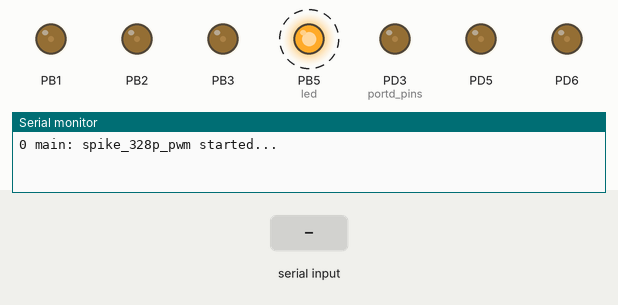
This program was run on a simulated ATmega328P, built with avr-gcc and emulated at 8 MHz. Shown: output pins drawn as LEDs (lit = HIGH), the last lines printed to the serial monitor. Dashed ring = blinking. The test bench sets the inputs (shaded band).

Above: at 1.1 s.
1.3 s: "90,45\n" received over Serial
At 1.51 s:
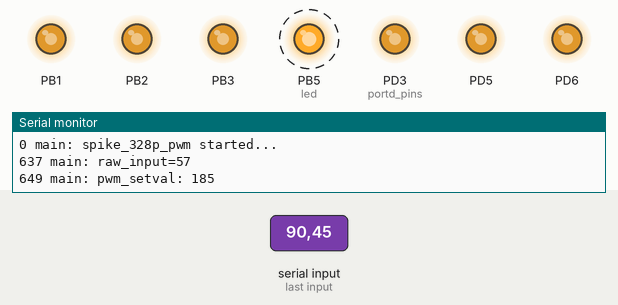
Timing chart, 0 to 10.3 s (numbered marks = the images above; inputs shaded):
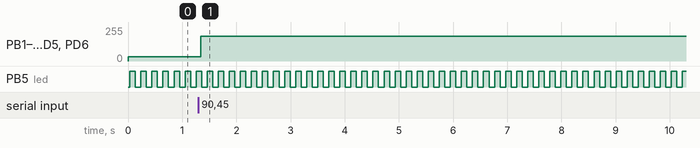

The program:

main.c
```c
/*
 * main.c
 *
 *  Created on: Oct 13, 2014
 *      Author: jcobb
 */

// BUG FOR MISSING SYMBOLS
// https://bugs.eclipse.org/bugs/show_bug.cgi?id=364227


#define F_CPU	8000000


#include <avr/io.h>
#include <avr/interrupt.h>
#include <avr/pgmspace.h>
#include <util/delay.h>
#include "util/defines.h"
#include "util/clock.h"
#include "util/log.h"
#include "term/term.h"
#include "pwm/pwm.h"
#include "pwm/fast_pwm.h"
#include "pwm/soft_pwm.h"
#include "led/led.h"


// timeout helper
volatile clock_time_t future = 0;
bool timeout();
void set_timer(clock_time_t timeout);


// log debugging
static const char _tag[] PROGMEM = "main: ";
volatile char main_term_in = 0;

static void pwm_handle_intput(uint8_t input);

void terminal_in_cb(uint8_t c)
{
	main_term_in = c;
}


int main() {


	led_init();
	debug_init(terminal_in_cb);
	//debug_init(fast_pwm_terminal_in_cb);
	pwm_init(); // May interfere with clock or other clock driven sources
	//fast_pwm_init();

	LOG("spike_328p_pwm started...\r\n");


	// TODO: DO NOT init_clock! pwm.c emulates the isr routine to update
	// the timer in clock.c
	//clock_init(); // May interfere with pwm or other clock driven sources

	sei();

	uint8_t duty_cycle = 1;

	while (1) {

		//fast_pwm_tick();

		if(main_term_in > 0) {
			pwm_handle_intput(main_term_in);
			main_term_in = 0;
		}
		pwm_tick();


		if(timeout()) {
			led_tick();
			set_timer(50);
		}

		_delay_ms(1);
	}

	return 0;
}
#define duty_min 185
#define duty_max 255

volatile uint8_t duty = duty_min;

static void pwm_handle_intput(uint8_t input)
{
	//uint8_t idx = (uint8_t) (input - '0');

	LOG("raw_input=%d\r\n", input);

	// handle input pulsing full range
	if(input == 49 || input == 49) {
		duty++;
		if(duty == duty_max) {
			duty = duty_max;
		}
	}
	else if(input == 48 || input == 48)  {
		duty--;
		if(duty < duty_min) {
			duty = duty_min;
		}

	}


	pwm_setval(duty, 0);
	pwm_setval(duty, 1);
	pwm_setval(duty, 2);
	pwm_setval(duty, 3);
	pwm_setval(duty, 4);
	pwm_setval(duty, 5);

	LOG("pwm_setval: %d\r\n", duty);
}

void set_timer(clock_time_t timeout)
{
	future = clock_time() + timeout;
}

// timeout routine to demonstrate clock_time
// being kept by pwm isr interrupt
bool timeout()
{
	bool timeout = false;

	if(clock_time() >= future)
	{
		set_timer(1000);
		timeout = true;

	}

	return timeout;
}
```

led.c
```c
/*
 * led.c
 *
 *  Created on: Oct 20, 2014
 *      Author: jcobb
 */
#include <avr/io.h>
#include "led.h"


void led_init()
{
	DDRB |= _BV(PB5);
}

void led_tick()
{

	PORTB ^= _BV(PB5);
}
```

led.h
```c
/*
 * led.h
 *
 *  Created on: Oct 20, 2014
 *      Author: jcobb
 */

#ifndef LED_H_
#define LED_H_

void led_init();
void led_tick();

#endif /* LED_H_ */
```

fast_pwm.c
```c
/*
 * fast_pwm.c
 *
 *  Created on: Nov 11, 2014
 *      Author: jcobb
 */
#include <avr/pgmspace.h>
#include <stdbool.h>
#include <avr/interrupt.h>
#include <avr/io.h>
#include <util/delay.h>
#include "../util/clock.h"
#include "../util/log.h"
#include "pwm.h"
#include "fast_pwm.h"

// code based upon Patrick Hood-Daniel's http://www.youtube.com/watch?v=9WeewNNGs5E
// Microcontrollers - AVR - Controlling a Hobby Servo Using the Internal PWM


// p. 133 datasheet
// Waveform Generation Mode (WGM Mode 14) = Fast PWM  set bits WGM13 WGM12 WGM11
// counts 0 to top of ICR1

// Period ICR1 =19,999
// Prescalar
// Output Mode Inverted COM1A1 COM1A0 establishes OCR1A as output
// Set ICR 19999 - 2000 to get 2ms. (Servo is good between 2000 and 1000)


// Servo operating frequency 50Hz
// 8Mhz Clock
// Clock div 8 takes speed to 1Mhz
// Servo operates at 50Hz
// Clock/prescalar/servo_speed
// 8,000,000/8/50 = 20,000 cycles or 20ms.
// 0-19,999

// log debugging
static const char _tag[] PROGMEM = "fast_pwm: ";

static volatile char term_in = 0;

// input handler
static void handle_input(uint8_t input);

// timeout helper
static volatile clock_time_t future = 0;
static void set_timer(clock_time_t timeout);
static bool timeout();

static bool sweep = false;
static uint8_t sweep_direction = 0;
static void servo_sweep();

#define DUTY_MIN 	800
#define DUTY_MAX	2200
#define DUTY_MID	(DUTY_MAX-DUTY_MIN)/2
#define DUTY_STEP 	(DUTY_MAX-DUTY_MIN)/180

uint16_t duty_cycle = DUTY_MIN;

void fast_pwm_init()
{
	// setup our terminal callback
	debug_init(fast_pwm_terminal_in_cb);

	// Set PB1 pin
	DDRB |= _BV(DDB1);

	// WGM Mode 14
	TCCR1A |=  _BV(WGM11);
	TCCR1B |= _BV(WGM13) | _BV(WGM12);

	// Set output from OCR1A to be inverted
	TCCR1A |= _BV(COM1A0) | _BV(COM1A1);

	// Prescalar Clock/8
	TCCR1B |= _BV(CS11);

	// Set top count to
	ICR1 = 19999;

	// set to 2ms. pulse
	OCR1A = 19999-2000; // 18,000

}

void fast_pwm_tick()
{
	if(term_in > 0) {
		handle_input(term_in);
		term_in = 0;
	}

	if(timeout()) {
		// simple servo sweep test
		if(sweep)
			servo_sweep();

	}
}

void fast_pwm_setval(uint16_t val, uint8_t channel)
{
	OCR1A = ICR1 - val;
}

void fast_pwm_terminal_in_cb(uint8_t c)
{
	term_in = c;
}

static void handle_input(uint8_t input)
{
	LOG("raw_input=%d\r\n", input);

	if((char*) input == 's') {
		sweep = true;
		return;
	} else {
		sweep = false;
	}

	// handle input 0-9 pulsing full range
	if(input >=48 && input <=57) {
		// Convert input to uint8_t
		uint8_t idx = (uint8_t) (input - '0');

		duty_cycle = DUTY_MIN + (idx * 156);

		//OCR1A = ICR1 - duty_cycle;
		fast_pwm_setval(duty_cycle, 0);

	}

	// + key
	if(input == 43) {
		duty_cycle+=DUTY_STEP;
		if(duty_cycle > DUTY_MAX) {
			duty_cycle = DUTY_MAX;
		}

		fast_pwm_setval(duty_cycle, 0);
		//OCR1A = duty_cycle;

	} // - key
	else if (input == 45) {
		duty_cycle-=DUTY_STEP;
		if(duty_cycle < DUTY_MIN)
			duty_cycle = DUTY_MIN;
		fast_pwm_setval(duty_cycle, 0);
		//OCR1A = duty_cycle;
	}

	LOG("pwm_setval: %d\r\n", duty_cycle);

}

static void servo_sweep()
{
	if(sweep_direction == 0) {
		fast_pwm_setval(DUTY_MIN, 0);
		sweep_direction = 1;
	} else {
		fast_pwm_setval(DUTY_MAX, 0);
		sweep_direction = 0;
	}
	set_timer(500);
}

static void set_timer(clock_time_t timeout)
{
	future = clock_time() + timeout;
}

// timeout routine to demonstrate clock_time
// being kept by pwm isr interrupt
static bool timeout()
{
	bool timeout = false;

	if(clock_time() >= future)
	{
		set_timer(1000);
		timeout = true;

	}

	return timeout;
}
```

fast_pwm.h
```c
/*
 * fast_pwm.c
 *
 *  Created on: Nov 11, 2014
 *      Author: jcobb
 */

#ifndef FAST_PWM_C_
#define FAST_PWM_C_

void fast_pwm_terminal_in_cb(uint8_t c);
void fast_pwm_init();
void fast_pwm_tick();
void fast_pwm_setval(uint16_t val, uint8_t channel);

#endif /* FAST_PWM_C_ */
```

pwm.c
```c
/*
 * pwm.c
 *
 *  Created on: Oct 13, 2014
 *      Author: jcobb
 */
#include <avr/pgmspace.h>
#include <stdbool.h>
#include <avr/interrupt.h>
#include <avr/io.h>
#include <util/delay.h>
#include "../util/clock.h"
#include "../util/log.h"
#include "pwm.h"

#define LARGEST_8BIT_NUMBER		255
#define LARGEST_16BIT_NUMBER	65535
#define PWM_DEFAULT				32

// TIME = PERIOD/FREQUENCY
// 0.000032 = 256/8,000,000

void timer0_isr_emulation();

static volatile uint8_t duty_cycle_channel0 = PWM_DEFAULT;
static volatile uint8_t duty_cycle_channel1 = PWM_DEFAULT;
static volatile uint8_t duty_cycle_channel2 = PWM_DEFAULT;
static volatile uint8_t duty_cycle_channel3 = PWM_DEFAULT;
static volatile uint8_t duty_cycle_channel4 = PWM_DEFAULT;
static volatile uint8_t duty_cycle_channel5 = PWM_DEFAULT;

static const char _tag[] PROGMEM = "pwm: ";

static volatile char term_in = 0;

void pwm_terminal_in_cb(uint8_t c)
{
	term_in = c;

}

// input handler
static void handle_input(uint8_t input);

// Hadware PMW
// Since we are using TCCR0A and TCCR0B in clock they need to be commented
// Another option is to use soft_pwm


void pwm_init()
{

	// setup our terminal callback

	DDRD |= (1<<DDD3);
	DDRD |= (1<<DDD5);
	DDRD |= (1<<DDD6);

	DDRB |= (1<<DDB1);
	DDRB |= (1<<DDB2);
	DDRB |= (1<<DDB3);


	// Fast PWM overflow on REG A and REG B

	// Commented due to clock
	TCCR0A = _BV(COM0A1) | _BV(COM0B1) | _BV(WGM00);
	TCCR0B = _BV(CS00);
	TCCR1A = _BV(COM1A1) | _BV(COM1B1) | _BV(WGM10);
	TCCR1B = _BV(CS10);
	TCCR2A = _BV(COM2A1) | _BV(COM2B1) | _BV(WGM20);
	TCCR2B = _BV(CS20);

	// Enable 3 Timers

	// Commented due to clock
	// enable timer1 interrupt
	TIMSK1 |= _BV(TOIE1);
	TIMSK0 &= _BV(TOIE0);

	// Set interrupt enable
	sei();

	// Set initial duty cycle
	OCR0A = duty_cycle_channel0;
	OCR0B = duty_cycle_channel1;
	OCR1A = duty_cycle_channel5;
	OCR1B = duty_cycle_channel4;
	OCR2A = duty_cycle_channel3;
	OCR2B = duty_cycle_channel2;
}

void pwm_setval(uint8_t val, uint8_t channel)
{
	if(channel == 0){
		duty_cycle_channel0 = val;
	} else if(channel == 1) {
		duty_cycle_channel1 = val;
	} else if (channel == 2) {
		duty_cycle_channel2 = val;
	} else if (channel == 3) {
			duty_cycle_channel3 = val;
	} else if (channel == 4) {
			duty_cycle_channel4 = val;
	} else if (channel == 5) {
			duty_cycle_channel5 = val;
	}
}

volatile uint16_t frequency_counter = 0;

//#define UPDATE_FREQUENCY	500	// 500Hz for motor
#define UPDATE_FREQUENCY	50	// 50Hz for servo
#define FACTOR				32  // 8000000/256
/*
#define FACTOR		8
#define FACTOR		4
#define FACTOR		1
*/

ISR(TIMER1_OVF_vect)
{
	frequency_counter++;

	if(frequency_counter==(FACTOR*1000/UPDATE_FREQUENCY))
	{
		frequency_counter = 0;
		OCR0A = duty_cycle_channel0;
		OCR0B = duty_cycle_channel1;
		OCR1A = duty_cycle_channel5;
		OCR1B = duty_cycle_channel4;
		OCR2A = duty_cycle_channel3;
		OCR2B = duty_cycle_channel2;
	}

	// emulate timer
	timer0_isr_emulation();

}

void timer0_isr_emulation()
{

	// if 31 == 31 bit-wise
	if((frequency_counter & 0x1f) == 0)
	{
		isr_tick();
	}
}


void pwm_tick()
{
	if(term_in > 0) {
		handle_input(term_in);
		term_in = 0;
	}
}

static void handle_input(uint8_t input)
{

}

/*
int8_t pwm_sinus_array[256];
for(int i=0; i<10; i++)
{
	pwm_sinus_array[i] = sin(2.0 * i / 10 * 3.14159265) * 127;
}
*/

/*
void pwm_init()
{

	OCR0A = 128;

	TCCR0A |= _BV(COM0A1);
	TCCR0A |= _BV(WGM01) | _BV(WGM00);

	TCCR0B |= _BV(CS01);
}

ISR(PCINT0_vect)
{

}
*/


/*
https://sites.google.com/site/qeewiki/books/avr-guide/common-timer-theory
https://sites.google.com/site/qeewiki/books/avr-guide/timers-on-the-atmega328

// CS BITS
CS02    CS01    CS00     DESCRIPTION
0       0       0        Timer/Counter0 Disabled
0       0       1        No Prescaling
0       1       0        Clock / 8
0       1       1        Clock / 64
1       0       0        Clock / 256
1       0       1        Clock / 1024

CS12     CS11    CS10    DESCRIPTION
0       0       0        Timer/Counter1 Disabled
0       0       1        No Prescaling
0       1       0        Clock / 8
0       1       1        Clock / 64
1       0       0        Clock / 256
1       0       1        Clock / 1024

CS22     CS21    CS20    DESCRIPTION
0       0       0        Timer/Counter2 Disabled
0       0       1        No Prescaling
0       1       0        Clock / 8
0       1       1        Clock / 32
1       0       0        Clock / 64
1       0       1        Clock / 128
1       1       0        Clock / 256
1       1       1        Clock / 1024


// WAVEFORM GENERATOR BITS
        WGM02   WGM01   WGM00    DESCRIPTION            TOP
0       0       0       0        Normal                 0xFF
1       0       0       1        PWM, Phase Corrected   0xFF
2       0       1       0        CTC                    OCR0A
3       0       1       1        Fast PWM               0xFF
4       1       0       0        Reserved               -
5       1       0       1        Fast PWM, Phase Corr   OCR0A
6       1       1       0        Reserved               -
7       1       1       1        Fast PWM               OCR0A

MODE    WGM13   WGM12   WGM11   WGM10    DESCRIPTION                     TOP
0        0       0      0       0        Normal                          0xFFFF
1       0       0       0       1        PWM, Phase Corrected, 8bit      0x00FF
2       0       0       1       0        PWM, Phase Corrected, 9bit      0x01FF
3       0       0       1       1        PWM, Phase Corrected, 10bit     0x03FF
4       0       1       0       0        CTC                             OCR1A
5       0       1       0       1        Fast PWM, 8bit                   0x00FF
6       0       1       1       0        Fast PWM, 9bit                   0x01FF
7       0       1       1       1        Fast PWM, 10bit                  0x03FF
8       1       0       0       0        PWM, Phase and Frequency Corr    ICR1
9       1       0       0       1        PWM, Phase and Frequency Corr    OCR1A
10      1       0       1       0        PWM, Phase Correct               ICR1
11      1       0       1       1        PWM, Phase Correct              OCR1A
12      1       1       0       0        CTC                             ICR1
13      1       1       0       1        RESERVED
14      1       1       1       0        Fast PWM                         ICR1
15      1       1       1       1        Fast PWM                         OCR1A

MODE    WGM21   WGM20    DESCRIPTION              TOP
0       0       0        Normal                  0xFF
1       0       1        PWM Phase Corrected
2       1       0        CTC                      OCR2
3       1       1        Fast PWM


x = Timer Number
        7 bit    6 bit   5 bit   4 bit   3 bit   2 bit   1 bit   0 bit     Description
TCCRxA  COMxA1   COMxA0  COMxB1  COMxB0  -       -       WGMx1   WGMx0     Timer/Counter Control Register x A (x=0,2)

TCCR1B  ICNC1    ICES1   -       WGM13   WGM12   CS12    CS11   CS10
TCCRxB  FOCxA    FOCxB   -       -       WGMx2   CSx2    CSx1    CSx0      Timer/Counter Control Register x B

TIMSKx  -        -       -       -       -       OCIExB  OCIExA  TOIEx     Timer/Counter Interrupt Mask Register
TIFRx   -        -       -       -       -       OCFxB   OCFxA   TOVx      Timer/Counter Interrupt Flag Register
TCNTx                                                                      Timer/Counter Register (stores the counter value)
OCRxA                                                                      Output Compare Register x A
OCRxB                                                                      Output Compare Register x B


*/
```

pwm.h
```c
/*
 * pwm.h
 *
 *  Created on: Oct 13, 2014
 *      Author: jcobb
 */

#ifndef PWM_H_
#define PWM_H_

void pwm_terminal_in_cb(uint8_t c);
void pwm_init();
void pwm_tick();
void pwm_setval(uint8_t val, uint8_t channel);

#endif /* PWM_H_ */
```

soft_pwm.c
```c
/*
 * soft_pwm.c
 *
 *  Created on: Oct 20, 2014
 *      Author: jcobb
 */

#include <stdbool.h>
#include <avr/pgmspace.h>
#include <avr/io.h>
#include <avr/interrupt.h>
#include "soft_pwm.h"


//! global buffers
uint8_t compare[CHMAX];
volatile uint8_t compbuff[CHMAX];
uint8_t pwm_to_motor = 32;


// log debugging
static const char _tag[] PROGMEM = "soft_pwm: ";

static volatile char term_in = 0;

void soft_pwm_terminal_in_cb(uint8_t c)
{
	term_in = c;

}

static bool sweep = false;
static uint8_t sweep_direction = 0;
static void servo_sweep();

// input handler
static void handle_input(uint8_t input);

void soft_pwm_init()
{

	DDRD = PORTD_MASK;            // set port pins to output
	DDRB = PORTB_MASK;            // set port pins to output

	for(int i=0 ; i<CHMAX ; i++)      // initialize all channels
	{
		compare[i] = pwm_to_motor;           // set default PWM values
		compbuff[i] = pwm_to_motor;          // set default PWM values
	}

	TIFR0 = _BV(TOV0);           // clear interrupt flag
	TIMSK0 = _BV(TOIE0);         // enable overflow interrupt 31.25Kz based on 8MHz clock
	//TCCR0B = _BV(CS00);         // start timer, no prescale

	// Prescalar Clock/8
	TCCR0B |= _BV(CS10);
	//sei();         // enable interrupts

}

void soft_pwm_tick()
{
	if(term_in > 0) {
		handle_input(term_in);
		term_in = 0;
	}
}

static void servo_sweep()
{
	if(sweep_direction == 0) {
		fast_pwm_setval(0, 0);
		sweep_direction = 1;
	} else {
		fast_pwm_setval(255, 0);
		sweep_direction = 0;
	}
	set_timer(500);
}

static void handle_input(uint8_t input)
{
	uint8_t idx = (uint8_t) (input - '0');

	uint8_t duty_cycle = 28 + (idx * 28);

	soft_pwm_setval(duty_cycle, 0);
}

void soft_pwm_setval(uint8_t val, uint8_t motor)
{
	compbuff[motor] = val;
}

ISR(TIMER0_OVF_vect)
{
	for(int i=0; i<CHMAX; i++)      // initialize all channels
	{
		compare[i] = pwm_to_motor;           // set default PWM values
		compbuff[i] = pwm_to_motor;          // set default PWM values
	}

	// set the mask for the pins we'll be working with
	static uint8_t portb_pins = PORTB_MASK;
	static uint8_t portd_pins = PORTD_MASK;

	static uint8_t softcount = SOFTCOUNTMAX;

	PORTB = portb_pins;            // update outputs
	PORTD = portd_pins;            // update outputs

	if(++softcount == SOFTCOUNTMAX){

		// the compare values only when counter = 0.
		compare[0] = compbuff[0];   // verbose code for speed
		compare[1] = compbuff[1];
		compare[2] = compbuff[2];
		compare[3] = compbuff[3];

		portb_pins = PORTB_MASK;     // set all port pins high
		portd_pins = PORTD_MASK;     // set all port pins high

		softcount = 0;
	}

	// clear port pin on compare match (executed on next interrupt)
	if(compare[0] == softcount) CH0_CLEAR;
	if(compare[1] == softcount) CH1_CLEAR;
	if(compare[2] == softcount) CH2_CLEAR;
	if(compare[3] == softcount) CH3_CLEAR;
}
```

soft_pwm.h
```c
/*
 * soft_pwm.h
 *
 *  Created on: Oct 20, 2014
 *      Author: jcobb
 */

#ifndef SOFT_PWM_H_
#define SOFT_PWM_H_

#define CHMAX			4  	// Max number of pwm channels
#define PWM_DEFAULT		75	// Initial PWM value
#define SOFTCOUNTMAX	0xff //255

extern uint8_t pwm_to_motor;


// masks for the pwm
#define PORTB_MASK  (1 << PB1)|(1 << PB2)|(1 << PB3)
#define PORTD_MASK  (1 << PD3)

#define CH0_CLEAR (portb_pins &= ~(1 << PB1)) // map CH0 to PB1
#define CH1_CLEAR (portb_pins &= ~(1 << PB2)) // map CH1 to PB2
#define CH2_CLEAR (portb_pins &= ~(1 << PB3)) // map CH2 to PB3
#define CH3_CLEAR (portd_pins &= ~(1 << PD3)) // map CH3 to PD3

void soft_pwm_terminal_in_cb(uint8_t c);
void soft_pwm_init();
void soft_pwm_tick();
void soft_pwm_setval(uint8_t val, uint8_t motor);

#endif /* SOFT_PWM_H_ */
```

term.h
```c
/*
 * term.h
 *
 *  Created on: Oct 21, 2014
 *      Author: jcobb
 */

#ifndef TERM_H_
#define TERM_H_


void term_handle_pwm_input(uint8_t input);

#endif /* TERM_H_ */
```

Source omitted: term.c (906 bytes), clock.c (766 bytes), clock.h (351 bytes), defines.h (289 bytes), log.c (3783 bytes), log.h (1501 bytes)

Measured:
- after the input at 1.3 s, PB1–3, PD3 (portd_pins), PD5, PD6: 32/255 → 185/255 after 0.05 s
- by itself, PB5 (led): alternates HIGH for 0.10 s and LOW for 0.10 s
